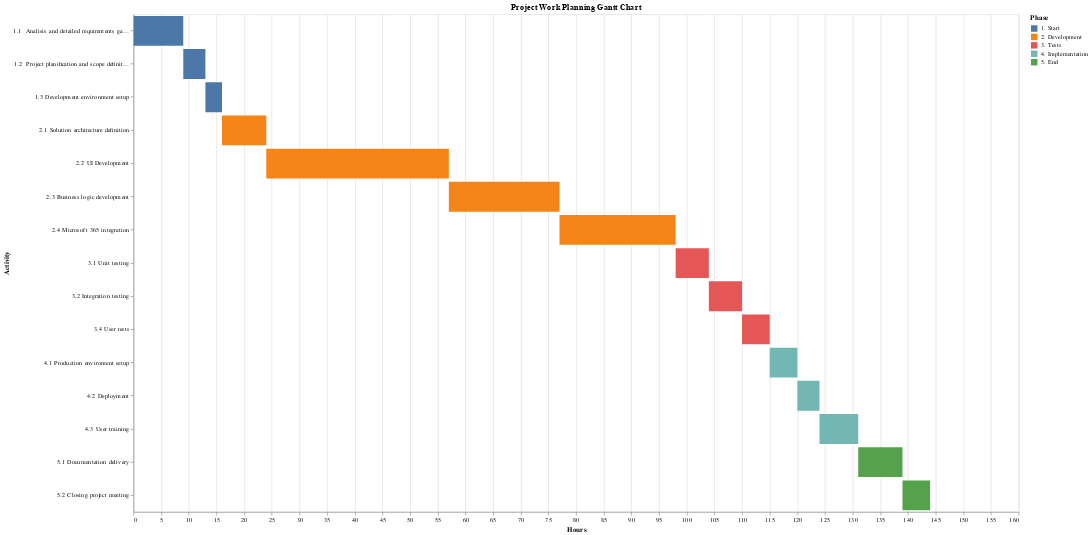

The notebook cell this image was saved under:
### Code cell
import altair as alt

# Create a new dataframe `df_gantt` with the columns 'Phase', 'Activity', 'Start', 'End', and 'Duration'
df_gantt = df.copy()[['Phase', 'Activity', 'Totals']]
df_gantt.rename(columns={'Totals': 'Duration'}, inplace=True)
#df_gantt = df_gantt[df_gantt['Activity'] != 'Total']
df_gantt = df_gantt[df_gantt['Phase'] != 'Total']

# Then proceed with the rest of your code
df_gantt = df_gantt[['Phase', 'Activity', 'Duration']] #Select the columns you need for the Gantt chart

# Forward fill the 'Phase' column to fill in the missing values
df_gantt['Phase'] = df_gantt['Phase'].ffill()

# Group by 'Phase' and calculate cumulative sum of 'Duration' to get 'End'
df_gantt['End'] = df_gantt['Duration'].cumsum()

# Desplaza la columna 'End' para obtener 'Start'
df_gantt['Start'] = df_gantt['End'].shift(1).fillna(0)
df_gantt = df_gantt[df_gantt['Activity'] != 'Total']

# Create the Gantt chart
chart = alt.Chart(df_gantt).mark_bar().encode(
    x=alt.X('Start:Q', title='Hours'),
    x2='End:Q',
    y=alt.Y('Activity:N', axis=alt.Axis(title='Activity')),
    color=alt.Color('Phase:N', legend=alt.Legend(title='Phase')),
    tooltip=['Phase', 'Activity', 'Start', 'End', 'Duration']
).properties(
    title='Project Work Planning Gantt Chart',
        width=1366,  # Set the width of the chart
    height=768  # Set the height of the chart
).interactive()
chart.show()
chart.save('gantt_chart.json')
# Save the chart as a JSON file

### Figure 1 — Vega-Lite specification as saved in the notebook (floating-point values rounded to 4 significant figures)
{"config": {"view": {"continuousWidth": 300, "continuousHeight": 300}}, "data": {"name": "data-f6b54e2609de58dd2df06eadbad12531"}, "mark": {"type": "bar"}, "encoding": {"color": {"field": "Phase", "legend": {"title": "Phase"}, "type": "nominal"}, "tooltip": [{"field": "Phase", "type": "nominal"}, {"field": "Activity", "type": "nominal"}, {"field": "Start", "type": "quantitative"}, {"field": "End", "type": "quantitative"}, {"field": "Duration", "type": "quantitative"}], "x": {"field": "Start", "title": "Hours", "type": "quantitative"}, "x2": {"field": "End"}, "y": {"axis": {"title": "Activity"}, "field": "Activity", "type": "nominal"}}, "height": 768, "params": [{"name": "param_38", "select": {"type": "interval", "encodings": ["x", "y"]}, "bind": "scales"}], "title": "Project Work Planning Gantt Chart", "width": 1366, "$schema": "https://vega.github.io/schema/vega-lite/v5.20.1.json", "datasets": {"data-f6b54e2609de58dd2df06eadbad12531": [{"Phase": "1. Start", "Activity": "1.1  Analisis and detailed requirements gathering ", "Duration": 9, "End": 9, "Start": 0.0}, {"Phase": "1. Start", "Activity": "1.2  Project planification and scope definition", "Duration": 4, "End": 13, "Start": 9.0}, {"Phase": "1. Start", "Activity": "1.3 Development environment setup", "Duration": 3, "End": 16, "Start": 13.0}, {"Phase": "2. Development", "Activity": "2.1 Solution architecture definition", "Duration": 8, "End": 24, "Start": 16.0}, {"Phase": "2. Development", "Activity": "2.2 UI Development", "Duration": 33, "End": 57, "Start": 24.0}, {"Phase": "2. Development", "Activity": "2.3 Business logic development", "Duration": 20, "End": 77, "Start": 57.0}, {"Phase": "2. Development", "Activity": "2.4 Microsoft 365 integration", "Duration": 21, "End": 98, "Start": 77.0}, {"Phase": "3. Tests", "Activity": "3.1 Unit testing", "Duration": 6, "End": 104, "Start": 98.0}, {"Phase": "3. Tests", "Activity": "3.2 Integration testing", "Duration": 6, "End": 110, "Start": 104.0}, {"Phase": "3. Tests", "Activity": "3.4 User tests", "Duration": 5, "End": 115, "Start": 110.0}, {"Phase": "4. Implementation", "Activity": "4.1 Production enviroment setup", "Duration": 5, "End": 120, "Start": 115.0}, {"Phase": "4. Implementation", "Activity": "4.2 Deployment", "Duration": 4, "End": 124, "Start": 120.0}, {"Phase": "4. Implementation", "Activity": "4.3 User training", "Duration": 7, "End": 131, "Start": 124.0}, {"Phase": "5. End", "Activity": "5.1 Documentation delivery", "Duration": 8, "End": 139, "Start": 131.0}, {"Phase": "5. End", "Activity": "5.2 Closing project meeting", "Duration": 5, "End": 144, "Start": 139.0}]}}
